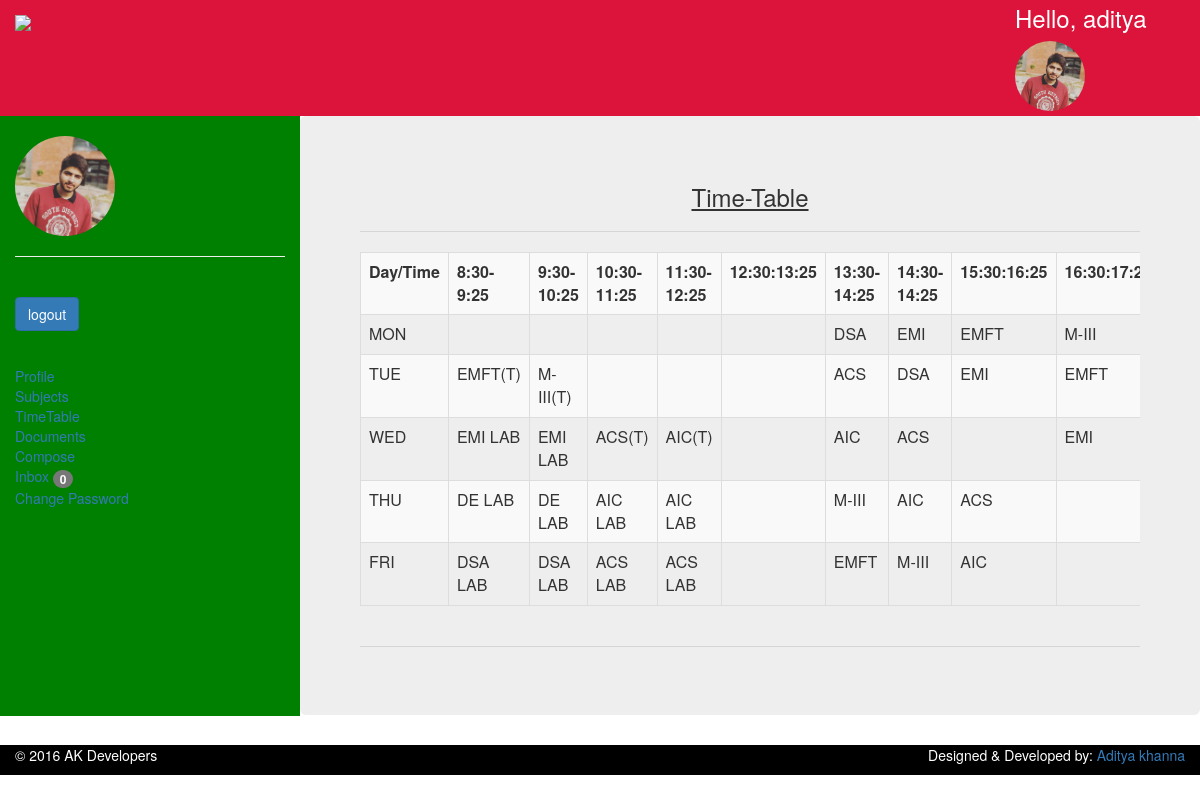
The page /php_project/home.php?tt (signed in) on the database its author committed.
### tables this page shows
CREATE TABLE `users` (
  `id` int(11) NOT NULL,
  `fname` varchar(100) NOT NULL,
  `lname` varchar(100) NOT NULL,
  `username` varchar(100) NOT NULL,
  `password` varchar(100) NOT NULL,
  `email` varchar(100) NOT NULL,
  `phone` bigint(12) NOT NULL,
  `dp` varchar(100) NOT NULL
);

CREATE TABLE `tt` (
  `day` varchar(100) NOT NULL,
  `one` varchar(100) NOT NULL,
  `two` varchar(100) NOT NULL,
  `three` varchar(100) NOT NULL,
  `four` varchar(100) NOT NULL,
  `five` varchar(100) NOT NULL,
  `six` varchar(100) NOT NULL,
  `seven` varchar(100) NOT NULL,
  `eight` varchar(100) NOT NULL,
  `nine` varchar(100) NOT NULL
);

### php_project/home.php (called while the page is built, shortened)
<?php
include "header.php";
include 'menu.php';
include 'footer.php';
?>

### php_project/timetable.php (the view)
<div id="content" class="col-sm-9 frame animated fadeInRight jumbotron" >
                <h3 style="text-decoration:underline;text-align:center">Time-Table</h3>
    <hr>
                <div class="table-responsive">
    <table class=" table table-striped table-hover table-bordered">
       <tr>
           <th>Day/Time</th>
           <th>8:30-9:25</th>
        <th>9:30-10:25</th>
        <th>10:30-11:25</th>
        <th>11:30-12:25</th>
        <th>12:30:13:25</th>
        <th>13:30-14:25</th>
        <th>14:30-14:25</th>
          <th>15:30:16:25</th>
            <th>16:30:17:25</th>
        </tr>
        <?php
           include 'connection.php';
           $sql="select * from TT";
           $res=mysqli_query($con,$sql);
           while($row=mysqli_fetch_assoc($res))
           {
           ?>
           <tr>
        <td><?php echo $row['day'];?></td>
        <td><?php echo $row['one'];?></td>
        <td><?php echo $row['two'];?></td>
        <td><?php echo $row['three'];?></td>
        <td><?php echo $row['four'];?></td>
        <td><?php echo $row['five'];?></td>
        <td><?php echo $row['six'];?></td>
        <td><?php echo $row['seven'];?></td>
               <td><?php echo $row['eight'];?></td>
               <td><?php echo $row['nine'];?></td>
        </tr>
        <?php
           }
           ?>
    </table>
    </div>
    <hr>
</div>

### php_project/headuser.php
<div class=" col-sm-12 dropdown">
            <?php include 'connection.php';
           $username=$_SESSION['username'];
           $sql="select dp from users where username='$username'";
           $res=mysqli_query($con,$sql);
           $res=mysqli_fetch_assoc($res);
           if($res['dp']=="")
           {
           ?>
    <div class="box" style="cursor:pointer"><a href="home.php"><span class="glyphicon glyphicon-user"></span></a></div>
           <?php
           }
           else{
               ?>
    <a href="home.php"><img src="profile/<?php echo $res['dp']?>" style="border-radius:100px;max-width:70px;min-height:70px;"></a>
           <?php
           }
           ?>
               </div>

### php_project/menu-image.php
<?php include 'connection.php';
            $username=$_SESSION['username'];
            $sql="select dp from users where username='$username'";
            $res=mysqli_query($con,$sql);
            $res=mysqli_fetch_assoc($res);
            if($res['dp']=="")
            {
            ?>
            <img src="img/user.jfif" style="border-radius:100px;" class="img-responsive">
             <hr>
            <?php
            }
            else{
                ?>
             <img src="profile/<?php echo $res['dp']?>" style="border-radius:100px;max-width:100px;min-height:100px;">
             <hr>
            <?php
            }
            ?>

### php_project/admin/assets/css/style.css (style rules this page uses)
a, a:hover, a:focus { text-decoration: none; outline: none; }
hr { margin-top: 20px; margin-bottom: 20px; border: 0; border-top: 1px solid #797979; }

### rows shown on the page
users: dp (picture)
tt: day "MON", six "DSA", seven "EMI", eight "EMFT", nine "M-III"
tt: day "TUE", one "EMFT(T)", two "M-III(T)", six "ACS", seven "DSA", eight "EMI", nine "EMFT"
tt: day "WED", one "EMI LAB", two "EMI LAB", three "ACS(T)", four "AIC(T)", six "AIC", seven "ACS", nine "EMI"
tt: day "THU", one "DE LAB", two "DE LAB", three "AIC LAB", four "AIC LAB", six "M-III", seven "AIC", eight "ACS"
tt: day "FRI", one "DSA LAB", two "DSA LAB", three "ACS LAB", four "ACS LAB", six "EMFT", seven "M-III", eight "AIC"

### other values the page prints
$_SESSION['username'] "aditya"
$count "0"
